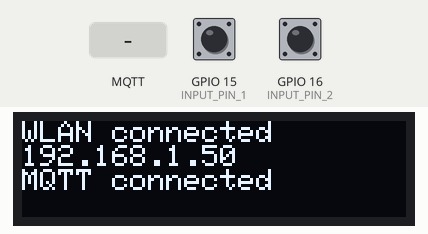
A sketch run on a simulated ESP32. On the bench: 128×32 one-colour display. Inputs (shaded band) come from the test bench; at power-on: GPIO 15 (INPUT_PIN_1) HIGH, GPIO 16 (INPUT_PIN_2) HIGH. WiFi joins after 1.5 s; servers stay silent unless stated; the display library's start-up logo is not drawn; no MQTT or app messages arrive unless stated; what the sketch prints to the serial monitor is not drawn.

Above: at 3.7 s.
3.8 s: MQTT message "1" arrives on the first subscribed topic
At 5.0 s:
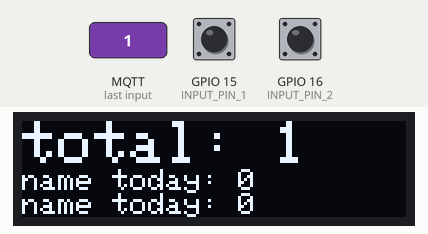
5.3 s: GPIO 15 (INPUT_PIN_1) pulled LOW for 0.15 s
At 6.4 s:
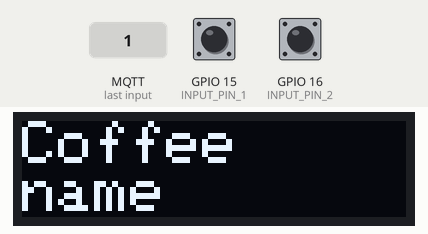
8.4 s: MQTT message "iot/coffee/count" arrives on the first subscribed topic
At 9.6 s:
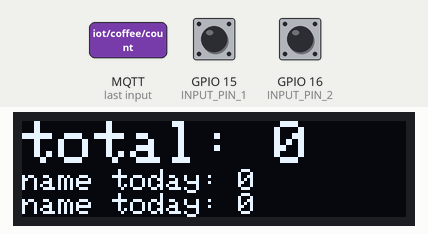
9.9 s: GPIO 15 (INPUT_PIN_1) pulled LOW for 1 s
At 11.0 s:
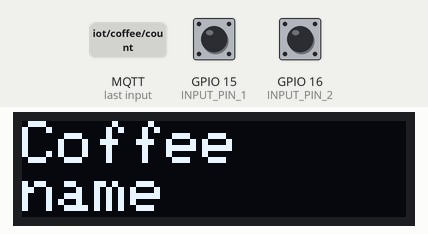
13.5 s: GPIO 15 (INPUT_PIN_1) pulled LOW for 3.2 s
Timing chart, 0 to 16.5 s (numbered marks = the images above; inputs shaded):
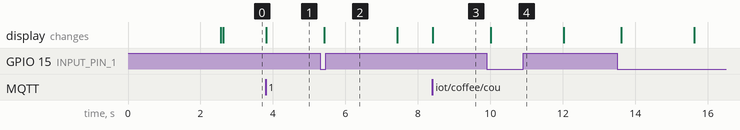

The sketch:

coffee_counter.ino
```cpp
#include <WiFi.h>
#include <WiFiClient.h>
#include <WiFiGeneric.h>
#include <WiFiMulti.h>
#include <WiFiSTA.h>
#include <WiFiScan.h>
#include <PubSubClient.h>
#include <SPI.h>
#include <Wire.h>
#include <Adafruit_GFX.h>
#include <Adafruit_SSD1306.h>
#include <ArduinoOTA.h>

# define INPUT_PIN_1 15
# define INPUT_PIN_2 16

//# define OUTPUT_PIN 14

#define SCREEN_WIDTH 128 // OLED display width, in pixels
#define SCREEN_HEIGHT 32 // OLED display height, in pixels
#define OLED_RESET     -1 // Reset pin # (or -1 if sharing Arduino reset pin)
#define SCREEN_ADDRESS 0x3C ///< See datasheet for Address; 0x3D for 128x64, 0x3C for 128x32

int buttonState1;
int buttonState2;
int lastButtonState1 = LOW;
int lastButtonState2 = LOW;

unsigned long lastDebounceTime = 0;
unsigned long debounceDelay = 100;

const char* ssid = "...";
const char* password = "...";
const char* mqtt_server = "...";

IPAddress local_IP(123, 456, 789, 111); // TODO
IPAddress gateway(123, 456, 789, 1); // TODO
IPAddress subnet(255, 255, 255, 0);

const char* person1 = "name"; // Name of person 1 for MQTT topic
const char* person2 = "name"; // Name of person 2 for MQTT topic
const char* fw_ver = "0.3.1";
int count_total = 0;
int count_person1 = 0;
int count_person2 = 0;
int count_both = 0;

uint64_t chipid = ESP.getEfuseMac();

Adafruit_SSD1306 display(SCREEN_WIDTH, SCREEN_HEIGHT, &Wire, OLED_RESET);
WiFiClient espClient;
PubSubClient client(espClient);
unsigned long lastMsg = 0; // For keep alive signal
char msg[50];
String displayText = ""; // for storing the last text on display

const char* topic_today = "iot/coffee/count/today/";
char topic_today_person1[40];
char topic_today_person2[40];

void setup_wifi() {
  Serial.begin(115200);
  Serial.println("Booting");


  // Start to connect to wifi
  Serial.println();
  Serial.print("Connecting to ");
  Serial.println(ssid);

  if (WiFi.config(local_IP, gateway, subnet)) {
    Serial.println("STA Failed to configure.");
  }

  WiFi.begin(ssid, password);
  while (WiFi.status() != WL_CONNECTED) {
    delay(500);
    Serial.print(".");
  }

  Serial.println("");
  Serial.println("WiFi connected");
  Serial.println("IP address: ");
  Serial.println(WiFi.localIP());
  display.println("WLAN connected");
  display.println(WiFi.localIP());
  display.display();

  ArduinoOTA.begin();
}

void setup_display() {
  // SSD1306_SWITCHCAPVCC = generate display voltage from 3.3V internally
  if(!display.begin(SSD1306_SWITCHCAPVCC, SCREEN_ADDRESS)) {
    Serial.println(F("SSD1306 allocation failed"));
    for(;;); // Don't proceed, loop forever
  }

  // Show initial display buffer contents on the screen --
  // the library initializes this with an Adafruit splash screen.
  display.display();
  delay(1000);
  display.clearDisplay();
  display.setTextSize(1); // Normal 1:1 pixel scale
  display.setTextColor(SSD1306_WHITE); // Draw white text
  display.setCursor(0, 0);     // Start at top-left corner
  display.cp437(true);         // Use full 256 char 'Code Page 437' font
}

void printTextToDisplay(String text) {
  display.clearDisplay();
  display.setTextSize(4);
  display.setCursor(0, 0);
  display.println(text);
  display.display();
}

void printFeedbackToDisplay(String name) {
  display.clearDisplay();
  display.setTextSize(2);
  display.setCursor(0, 0);
  display.println("Coffee");
  display.println(name);
  display.display();
}

void printStatisticToDisplay(int total, int both, int c_person1, int c_person2) {
  display.clearDisplay();
  display.setTextSize(2);
  display.setCursor(0, 0);
  display.print("total: ");
  display.println(total);

  display.setTextSize(1);
  display.print(person2);
  display.print(" today: ");
  display.println(c_person2);
  display.print(person1);
  display.print(" today: ");
  display.println(c_person1);
  display.display();
}

void callback(char* topic, byte* message, unsigned int length) {
  //Serial.print("Message arrived on topic: ");
  //Serial.print(topic);

  String messageTemp;

  if (String(topic) == "iot/coffee/count") {
    for (int i = 0; i < length; i++) {
        messageTemp += (char)message[i];
    }

    if (messageTemp.toInt() != count_total) {
      Serial.println("Refresh display");
      count_total = messageTemp.toInt();
      printStatisticToDisplay(count_total, count_both, count_person1, count_person2);
    }
  }

  if (String(topic) == "iot/coffee/count/today") {
    for (int i = 0; i < length; i++) {
        messageTemp += (char)message[i];
    }

    if (messageTemp.toInt() != count_both) {
      Serial.println("Refresh display");
      count_both = messageTemp.toInt();
      printStatisticToDisplay(count_total, count_both, count_person1, count_person2);
    }
  }

  if (String(topic) == String(topic_today_person1)) {
    for (int i = 0; i < length; i++) {
        messageTemp += (char)message[i];
    }

    if (messageTemp.toInt() != count_person1) {
      Serial.println("Refresh display");
      count_person1 = messageTemp.toInt();
      printStatisticToDisplay(count_total, count_both, count_person1, count_person2);
    }
  }

  if (String(topic) == String(topic_today_person2)) {
    for (int i = 0; i < length; i++) {
        messageTemp += (char)message[i];
    }

    if (messageTemp.toInt() != count_person2) {
      Serial.println("Refresh display");
      count_person2 = messageTemp.toInt();
      printStatisticToDisplay(count_total, count_both, count_person1, count_person2);
    }
  }

  Serial.println();
}

void reconnect() {
  // Loop until we're reconnected
  while (!client.connected()) {
    Serial.print("Attempting MQTT connection...");
    if (client.connect("ESP32")) {
      Serial.println("connected");
      display.println("MQTT connected");
      display.display();
      client.subscribe("iot/coffee/count");
      client.subscribe(topic_today_person1);
      client.subscribe(topic_today_person2);
    } else {
      Serial.print("failed rc=");
      Serial.print(client.state());
      Serial.println(" try again in 5 seconds.");
      delay(5000);
    }
  }
}

void setup() {
  Serial.begin(115200);
  Serial.println(chipid);

  strcpy(topic_today_person1, topic_today);
  strcat(topic_today_person1, person1);

  strcpy(topic_today_person2, topic_today);
  strcat(topic_today_person2, person2);

  setup_display();
  setup_wifi();
  client.setServer(mqtt_server, 1883);
  client.setCallback(callback);

  pinMode(INPUT_PIN_1, INPUT_PULLUP); // Button
  pinMode(INPUT_PIN_2, INPUT_PULLUP); // Button
  //pinMode(OUTPUT_PIN, OUTPUT); // LED
}

void handleButton1() {
  int reading = digitalRead(INPUT_PIN_1);

  if (reading != lastButtonState1) {
    lastDebounceTime = millis();
  }

  if ((millis() - lastDebounceTime) > debounceDelay) {
    if (reading != buttonState1) {
      buttonState1 = reading;
      if (reading == LOW) {
          client.publish("iot/coffee/drink", person1);

          printFeedbackToDisplay(person1);
          delay(2000);

          printStatisticToDisplay(count_total, count_both, count_person1, count_person2);
        }
      }
    }

  lastButtonState1 = reading;
}

void handleButton2() {
  int reading = digitalRead(INPUT_PIN_2);

  if (reading != lastButtonState2) {
    lastDebounceTime = millis();
  }

  if ((millis() - lastDebounceTime) > debounceDelay) {
    if (reading != buttonState2) {
      buttonState2 = reading;
      if (reading == LOW) {
          client.publish("iot/coffee/drink", person2);

          printFeedbackToDisplay(person2);
          delay(2000);

          printStatisticToDisplay(count_total, count_both, count_person1, count_person2);
        }
      }
    }

  lastButtonState2 = reading;
}


void loop() {

  if (!client.connected()) {
    reconnect();
  }
  client.loop();

  handleButton1();
  handleButton2();

  unsigned long now = millis();
  if (now - lastMsg > 10000) {
    lastMsg = now;
    client.publish("iot/coffee/alive", "alive");
    client.publish("iot/coffee/fw_ver", fw_ver);
  }

  ArduinoOTA.handle();
}
```

Measured:
- after the input at 3.8 s, the display: changes at once (image 1)
- after the input at 5.3 s, the display: changes after 0.12 s (image 2)
- after the input at 8.4 s, the display: changes at once (image 3)
- after the input at 9.9 s, the display: changes after 0.12 s (image 4)
